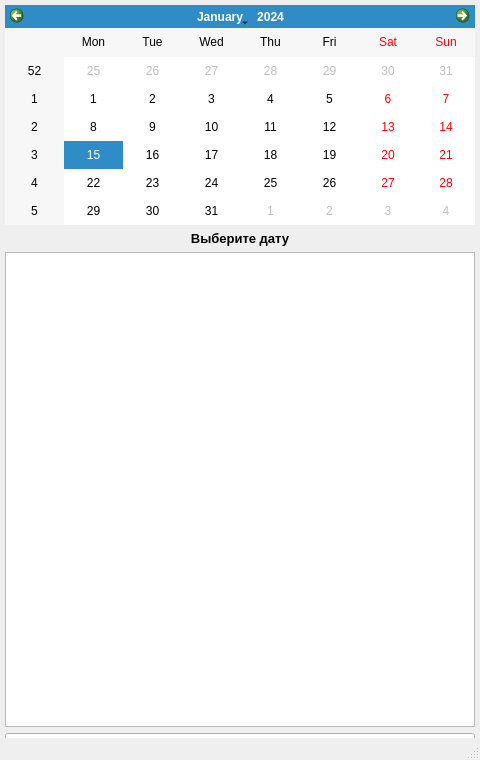
<?xml version="1.0" encoding="UTF-8"?>
<ui version="4.0">
 <class>CalendarPage</class>
 <widget class="QMainWindow" name="CalendarPage">
  <property name="geometry">
   <rect><x>0</x><y>0</y><width>480</width><height>760</height></rect>
  </property>
  <property name="windowTitle"><string>Календарь</string></property>
  <widget class="QWidget" name="centralwidget">
   <widget class="QWidget" name="verticalLayoutWidget">
    <property name="geometry">
     <rect><x>5</x><y>5</y><width>470</width><height>750</height></rect>
    </property>
    <layout class="QVBoxLayout" name="verticalLayout">
     <item>
      <widget class="QCalendarWidget" name="calendarWidget">
       <property name="maximumSize">
        <size><width>16777215</width><height>220</height></size>
       </property>
      </widget>
     </item>
     <item>
      <widget class="QLabel" name="dateLabel">
       <property name="text"><string>Выберите дату</string></property>
       <property name="alignment"><set>Qt::AlignCenter</set></property>
       <property name="font">
        <font><pointsize>10</pointsize><bold>true</bold></font>
       </property>
      </widget>
     </item>
     <item>
      <widget class="QTableView" name="classesTable">
       <property name="selectionBehavior">
        <enum>QAbstractItemView::SelectRows</enum>
       </property>
      </widget>
     </item>
     <item>
      <widget class="QPushButton" name="backButton">
       <property name="text"><string>← Назад</string></property>
      </widget>
     </item>
    </layout>
   </widget>
  </widget>
  <widget class="QMenuBar" name="menubar">
   <property name="geometry"><rect><x>0</x><y>0</y><width>480</width><height>25</height></rect></property>
  </widget>
  <widget class="QStatusBar" name="statusbar"/>
 </widget>
 <resources/>
 <connections/>
</ui>
